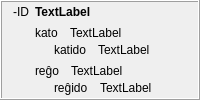
            <widget class="QFrame" name="frame_4">
             <property name="frameShape">
              <enum>QFrame::Box</enum>
             </property>
             <property name="frameShadow">
              <enum>QFrame::Raised</enum>
             </property>
             <layout class="QHBoxLayout" name="horizontalLayout_40">
              <property name="topMargin">
               <number>3</number>
              </property>
              <property name="bottomMargin">
               <number>3</number>
              </property>
              <item>
               <widget class="QLabel" name="label_297">
                <property name="text">
                 <string>-ID</string>
                </property>
                <property name="alignment">
                 <set>Qt::AlignHCenter|Qt::AlignTop</set>
                </property>
                <property name="tipo" stdset="0">
                 <string>afikso</string>
                </property>
               </widget>
              </item>
              <item>
               <layout class="QVBoxLayout" name="verticalLayout_355">
                <item>
                 <widget class="QLabel" name="Lec09_Label666">
                  <property name="sizePolicy">
                   <sizepolicy hsizetype="Preferred" vsizetype="Maximum">
                    <horstretch>0</horstretch>
                    <verstretch>0</verstretch>
                   </sizepolicy>
                  </property>
                  <property name="styleSheet">
                   <string notr="true">font-weight: bold;</string>
                  </property>
                  <property name="text">
                   <string>TextLabel</string>
                  </property>
                  <property name="wordWrap">
                   <bool>true</bool>
                  </property>
                 </widget>
                </item>
                <item>
                 <layout class="QVBoxLayout" name="verticalLayout_36">
                  <item>
                   <layout class="QVBoxLayout" name="verticalLayout_356">
                    <property name="spacing">
                     <number>3</number>
                    </property>
                    <item>
                     <layout class="QHBoxLayout" name="horizontalLayout_585">
                      <property name="spacing">
                       <number>12</number>
                      </property>
                      <item>
                       <widget class="neklakebla_nova" name="Lec09_Button638">
                        <property name="text">
                         <string>kato</string>
                        </property>
                       </widget>
                      </item>
                      <item>
                       <widget class="QLabel" name="Lec09_Label667">
                        <property name="sizePolicy">
                         <sizepolicy hsizetype="Expanding" vsizetype="Preferred">
                          <horstretch>0</horstretch>
                          <verstretch>0</verstretch>
                         </sizepolicy>
                        </property>
                        <property name="text">
                         <string>TextLabel</string>
                        </property>
                        <property name="wordWrap">
                         <bool>true</bool>
                        </property>
                       </widget>
                      </item>
                     </layout>
                    </item>
                    <item>
                     <layout class="QHBoxLayout" name="horizontalLayout_586">
                      <property name="spacing">
                       <number>12</number>
                      </property>
                      <item>
                       <widget class="label_sago_reversa" name="label_379">
                        <property name="sizePolicy">
                         <sizepolicy hsizetype="Maximum" vsizetype="Preferred">
                          <horstretch>0</horstretch>
                          <verstretch>0</verstretch>
                         </sizepolicy>
                        </property>
                        <property name="text">
                         <string/>
                        </property>
                        <property name="pixmap">
                         <pixmap resource="ikonoj.qrc">:/ikonoj/sago_revena.png</pixmap>
                        </property>
                       </widget>
                      </item>
                      <item>
                       <widget class="neklakebla_nova" name="Lec09_Button640">
                        <property name="text">
                         <string>katido</string>
                        </property>
                       </widget>
                      </item>
                      <item>
                       <widget class="QLabel" name="Lec09_Label669">
                        <property name="sizePolicy">
                         <sizepolicy hsizetype="Expanding" vsizetype="Preferred">
                          <horstretch>0</horstretch>
                          <verstretch>0</verstretch>
                         </sizepolicy>
                        </property>
                        <property name="text">
                         <string>TextLabel</string>
                        </property>
                        <property name="wordWrap">
                         <bool>true</bool>
                        </property>
                       </widget>
                      </item>
                     </layout>
                    </item>
                   </layout>
                  </item>
                 </layout>
                </item>
                <item>
                 <layout class="QVBoxLayout" name="verticalLayout_357">
                  <property name="spacing">
                   <number>3</number>
                  </property>
                  <item>
                   <layout class="QHBoxLayout" name="horizontalLayout_587">
                    <property name="spacing">
                     <number>12</number>
                    </property>
                    <item>
                     <widget class="neklakebla_nova" name="Lec09_Button36">
                      <property name="text">
                       <string>reĝo</string>
                      </property>
                     </widget>
                    </item>
                    <item>
                     <widget class="QLabel" name="Lec09_Label371">
                      <property name="sizePolicy">
                       <sizepolicy hsizetype="Expanding" vsizetype="Preferred">
                        <horstretch>0</horstretch>
                        <verstretch>0</verstretch>
                       </sizepolicy>
                      </property>
                      <property name="text">
                       <string>TextLabel</string>
                      </property>
                      <property name="wordWrap">
                       <bool>true</bool>
                      </property>
                     </widget>
                    </item>
                   </layout>
                  </item>
                  <item>
                   <layout class="QHBoxLayout" name="horizontalLayout_588">
                    <property name="spacing">
                     <number>12</number>
                    </property>
                    <item>
                     <widget class="label_sago_reversa" name="label_380">
                      <property name="sizePolicy">
                       <sizepolicy hsizetype="Maximum" vsizetype="Preferred">
                        <horstretch>0</horstretch>
                        <verstretch>0</verstretch>
                       </sizepolicy>
                      </property>
                      <property name="text">
                       <string/>
                      </property>
                      <property name="pixmap">
                       <pixmap resource="ikonoj.qrc">:/ikonoj/sago_revena.png</pixmap>
                      </property>
                     </widget>
                    </item>
                    <item>
                     <widget class="neklakebla_nova" name="Lec09_Button37">
                      <property name="text">
                       <string>reĝido</string>
                      </property>
                     </widget>
                    </item>
                    <item>
                     <widget class="QLabel" name="Lec09_Label381">
                      <property name="sizePolicy">
                       <sizepolicy hsizetype="Expanding" vsizetype="Preferred">
                        <horstretch>0</horstretch>
                        <verstretch>0</verstretch>
                       </sizepolicy>
                      </property>
                      <property name="text">
                       <string>TextLabel</string>
                      </property>
                      <property name="wordWrap">
                       <bool>true</bool>
                      </property>
                     </widget>
                    </item>
                   </layout>
                  </item>
                 </layout>
                </item>
               </layout>
              </item>
             </layout>
            </widget>
